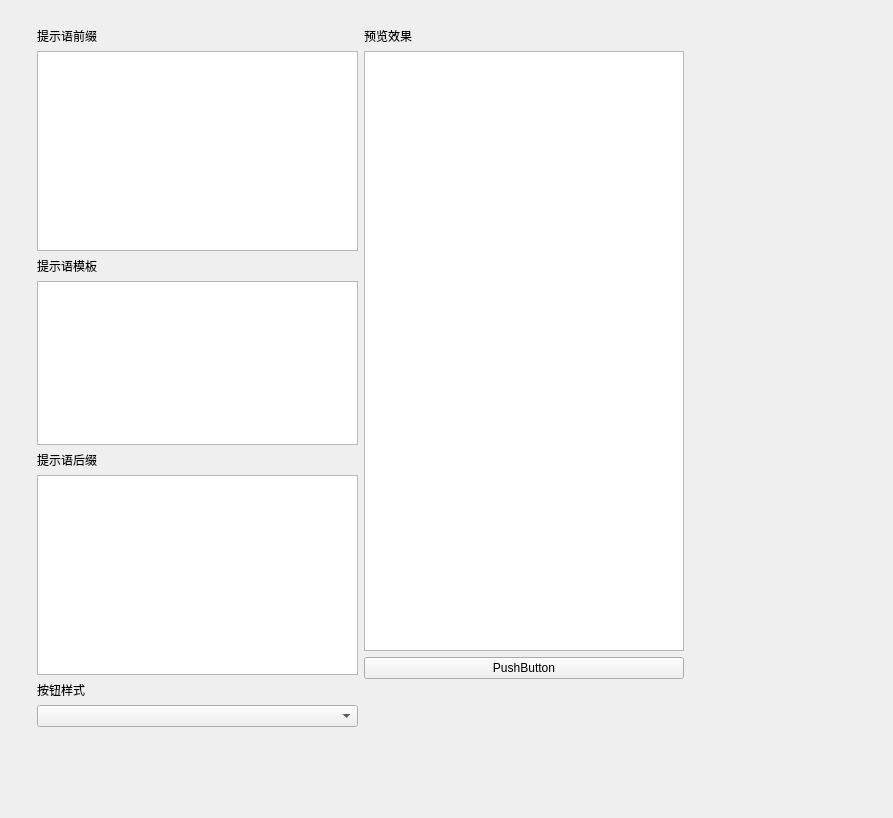
<?xml version="1.0" encoding="UTF-8"?>
<ui version="4.0">
 <class>Form</class>
 <widget class="QWidget" name="Form">
  <property name="geometry">
   <rect>
    <x>0</x>
    <y>0</y>
    <width>893</width>
    <height>818</height>
   </rect>
  </property>
  <property name="windowTitle">
   <string>Form</string>
  </property>
  <widget class="QWidget" name="horizontalLayoutWidget">
   <property name="geometry">
    <rect>
     <x>30</x>
     <y>20</y>
     <width>661</width>
     <height>751</height>
    </rect>
   </property>
   <layout class="QHBoxLayout" name="widget_main">
    <property name="leftMargin">
     <number>7</number>
    </property>
    <property name="topMargin">
     <number>7</number>
    </property>
    <property name="rightMargin">
     <number>7</number>
    </property>
    <property name="bottomMargin">
     <number>7</number>
    </property>
    <item>
     <layout class="QFormLayout" name="formLayout">
      <property name="fieldGrowthPolicy">
       <enum>QFormLayout::AllNonFixedFieldsGrow</enum>
      </property>
      <property name="rowWrapPolicy">
       <enum>QFormLayout::WrapAllRows</enum>
      </property>
      <property name="labelAlignment">
       <set>Qt::AlignLeading|Qt::AlignLeft|Qt::AlignTop</set>
      </property>
      <property name="formAlignment">
       <set>Qt::AlignLeading|Qt::AlignLeft|Qt::AlignTop</set>
      </property>
      <item row="0" column="0">
       <widget class="QLabel" name="label">
        <property name="text">
         <string>提示语前缀</string>
        </property>
        <property name="margin">
         <number>3</number>
        </property>
       </widget>
      </item>
      <item row="0" column="1">
       <widget class="QTextEdit" name="txt_prefix">
        <property name="minimumSize">
         <size>
          <width>0</width>
          <height>200</height>
         </size>
        </property>
       </widget>
      </item>
      <item row="1" column="0">
       <widget class="QLabel" name="label_2">
        <property name="text">
         <string>提示语模板</string>
        </property>
        <property name="margin">
         <number>3</number>
        </property>
       </widget>
      </item>
      <item row="1" column="1">
       <widget class="QTextEdit" name="txt_message"/>
      </item>
      <item row="2" column="1">
       <widget class="QLabel" name="label_3">
        <property name="text">
         <string>提示语后缀</string>
        </property>
        <property name="margin">
         <number>3</number>
        </property>
       </widget>
      </item>
      <item row="3" column="1">
       <widget class="QTextEdit" name="txt_suffix">
        <property name="minimumSize">
         <size>
          <width>0</width>
          <height>200</height>
         </size>
        </property>
       </widget>
      </item>
      <item row="4" column="1">
       <widget class="QLabel" name="label_5">
        <property name="text">
         <string>按钮样式</string>
        </property>
       </widget>
      </item>
      <item row="5" column="1">
       <widget class="QComboBox" name="cmb_btn_style"/>
      </item>
      <item row="7" column="1">
       <spacer name="verticalSpacer_2">
        <property name="orientation">
         <enum>Qt::Vertical</enum>
        </property>
        <property name="sizeHint" stdset="0">
         <size>
          <width>20</width>
          <height>40</height>
         </size>
        </property>
       </spacer>
      </item>
      <item row="6" column="1">
       <spacer name="verticalSpacer_3">
        <property name="orientation">
         <enum>Qt::Vertical</enum>
        </property>
        <property name="sizeHint" stdset="0">
         <size>
          <width>20</width>
          <height>40</height>
         </size>
        </property>
       </spacer>
      </item>
     </layout>
    </item>
    <item>
     <layout class="QFormLayout" name="formLayout_2">
      <property name="fieldGrowthPolicy">
       <enum>QFormLayout::AllNonFixedFieldsGrow</enum>
      </property>
      <property name="rowWrapPolicy">
       <enum>QFormLayout::WrapAllRows</enum>
      </property>
      <property name="labelAlignment">
       <set>Qt::AlignLeading|Qt::AlignLeft|Qt::AlignTop</set>
      </property>
      <property name="formAlignment">
       <set>Qt::AlignLeading|Qt::AlignLeft|Qt::AlignTop</set>
      </property>
      <item row="0" column="0">
       <widget class="QLabel" name="label_4">
        <property name="text">
         <string>预览效果</string>
        </property>
        <property name="margin">
         <number>3</number>
        </property>
       </widget>
      </item>
      <item row="0" column="1">
       <widget class="QTextEdit" name="txt_preview">
        <property name="minimumSize">
         <size>
          <width>0</width>
          <height>600</height>
         </size>
        </property>
        <property name="readOnly">
         <bool>true</bool>
        </property>
       </widget>
      </item>
      <item row="1" column="1">
       <widget class="QPushButton" name="button_preview">
        <property name="text">
         <string>PushButton</string>
        </property>
       </widget>
      </item>
      <item row="2" column="1">
       <spacer name="verticalSpacer">
        <property name="orientation">
         <enum>Qt::Vertical</enum>
        </property>
        <property name="sizeHint" stdset="0">
         <size>
          <width>20</width>
          <height>40</height>
         </size>
        </property>
       </spacer>
      </item>
     </layout>
    </item>
   </layout>
  </widget>
 </widget>
 <resources/>
 <connections/>
</ui>
